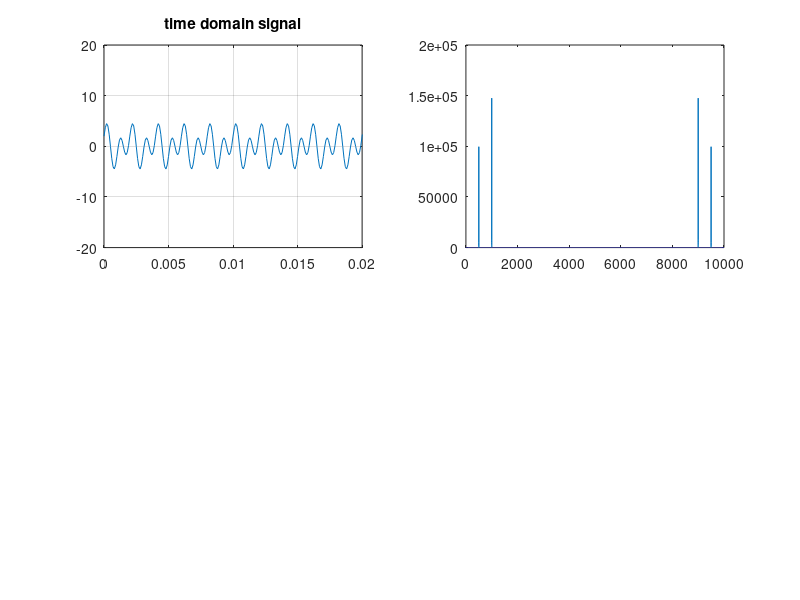

MATLAB code to generate this figure:
dt =0.0001
t= 0:dt:10
xt = 2*cos(1000*pi*t)+3*sin(2000*pi*t)
subplot(221)
plot(t,xt)
xlim([0 0.02])
ylim([-20 20])
grid on
title('time domain signal')
%frequency domain signal


fs=1/dt              %sampling rate
n =length(t)            %number of sample
f= (0:n-1)*(fs/n)        %frequency of xf
xf = abs(fft(xt))
subplot(222)
plot(f,xf)



